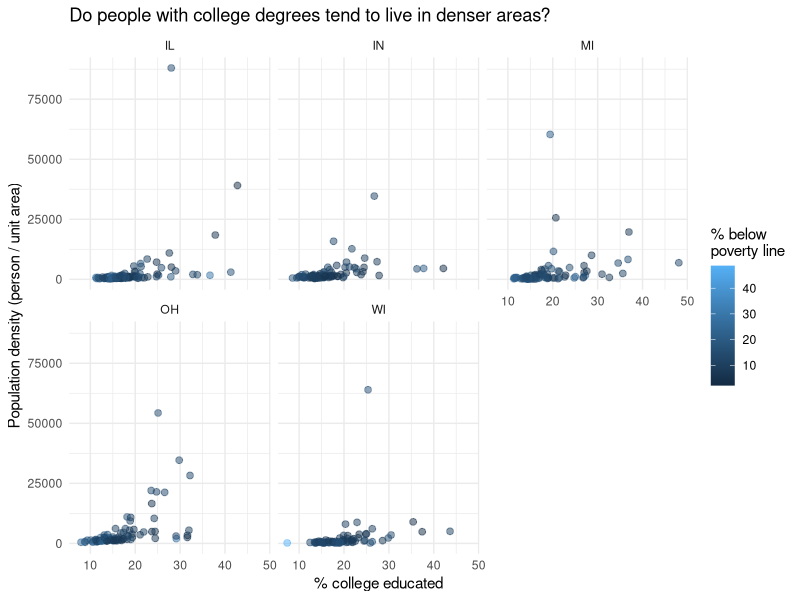

Reproduce this figure in R.
## ---- chunk 1
#| label: load-packages
#| warning: false

library(tidyverse)
## ---- chunk 2
#| echo: false

ggplot(midwest, aes(x = percollege, y = popdensity, color = percbelowpoverty)) +
  geom_point(alpha = 0.5, size = 2) +
  facet_wrap(~state) +
  theme_minimal() +
  labs(
    title = "Do people with college degrees tend to live in denser areas?",
    x = "% college educated",
    y = "Population density (person / unit area)",
    color = "% below\npoverty line"
  )
